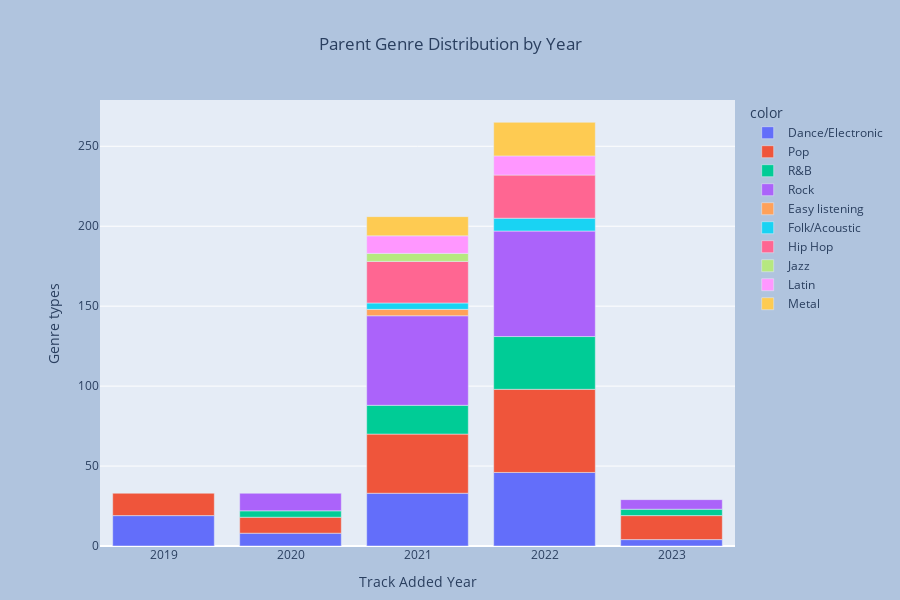

Notebook source saved alongside this figure:
### Code cell
t = playlist.groupby([playlist['Added_At'].dt.year, 'Parent_Genre'])['Song'].count().reset_index().query("Song > 3")

px.bar(x=t.Added_At, y=t.Song, color=t.Parent_Genre).update_layout(
                  title_text="Parent Genre Distribution by Year",
                  title_x=0.5,
                  yaxis_title='Genre types',
                  xaxis_title='Track Added Year',
                  paper_bgcolor="LightSteelBlue",
                  height=600,
                  margin=dict(l=100, r=150, t=100, b=20)
)

### Figure 1 — Plotly figure (JSON) as saved in the notebook; plotly's stock layout.template omitted (floating-point values rounded to 4 significant figures)
{"data": [{"alignmentgroup": "True", "hovertemplate": "color=Dance/Electronic<br>x=%{x}<br>y=%{y}<extra></extra>", "legendgroup": "Dance/Electronic", "marker": {"color": "#636efa", "pattern": {"shape": ""}}, "name": "Dance/Electronic", "offsetgroup": "Dance/Electronic", "orientation": "v", "showlegend": true, "textposition": "auto", "type": "bar", "x": [2019, 2020, 2021, 2022, 2023], "xaxis": "x", "y": [19, 8, 33, 46, 4], "yaxis": "y"}, {"alignmentgroup": "True", "hovertemplate": "color=Pop<br>x=%{x}<br>y=%{y}<extra></extra>", "legendgroup": "Pop", "marker": {"color": "#EF553B", "pattern": {"shape": ""}}, "name": "Pop", "offsetgroup": "Pop", "orientation": "v", "showlegend": true, "textposition": "auto", "type": "bar", "x": [2019, 2020, 2021, 2022, 2023], "xaxis": "x", "y": [14, 10, 37, 52, 15], "yaxis": "y"}, {"alignmentgroup": "True", "hovertemplate": "color=R&B<br>x=%{x}<br>y=%{y}<extra></extra>", "legendgroup": "R&B", "marker": {"color": "#00cc96", "pattern": {"shape": ""}}, "name": "R&B", "offsetgroup": "R&B", "orientation": "v", "showlegend": true, "textposition": "auto", "type": "bar", "x": [2020, 2021, 2022, 2023], "xaxis": "x", "y": [4, 18, 33, 4], "yaxis": "y"}, {"alignmentgroup": "True", "hovertemplate": "color=Rock<br>x=%{x}<br>y=%{y}<extra></extra>", "legendgroup": "Rock", "marker": {"color": "#ab63fa", "pattern": {"shape": ""}}, "name": "Rock", "offsetgroup": "Rock", "orientation": "v", "showlegend": true, "textposition": "auto", "type": "bar", "x": [2020, 2021, 2022, 2023], "xaxis": "x", "y": [11, 56, 66, 6], "yaxis": "y"}, {"alignmentgroup": "True", "hovertemplate": "color=Easy listening<br>x=%{x}<br>y=%{y}<extra></extra>", "legendgroup": "Easy listening", "marker": {"color": "#FFA15A", "pattern": {"shape": ""}}, "name": "Easy listening", "offsetgroup": "Easy listening", "orientation": "v", "showlegend": true, "textposition": "auto", "type": "bar", "x": [2021], "xaxis": "x", "y": [4], "yaxis": "y"}, {"alignmentgroup": "True", "hovertemplate": "color=Folk/Acoustic<br>x=%{x}<br>y=%{y}<extra></extra>", "legendgroup": "Folk/Acoustic", "marker": {"color": "#19d3f3", "pattern": {"shape": ""}}, "name": "Folk/Acoustic", "offsetgroup": "Folk/Acoustic", "orientation": "v", "showlegend": true, "textposition": "auto", "type": "bar", "x": [2021, 2022], "xaxis": "x", "y": [4, 8], "yaxis": "y"}, {"alignmentgroup": "True", "hovertemplate": "color=Hip Hop<br>x=%{x}<br>y=%{y}<extra></extra>", "legendgroup": "Hip Hop", "marker": {"color": "#FF6692", "pattern": {"shape": ""}}, "name": "Hip Hop", "offsetgroup": "Hip Hop", "orientation": "v", "showlegend": true, "textposition": "auto", "type": "bar", "x": [2021, 2022], "xaxis": "x", "y": [26, 27], "yaxis": "y"}, {"alignmentgroup": "True", "hovertemplate": "color=Jazz<br>x=%{x}<br>y=%{y}<extra></extra>", "legendgroup": "Jazz", "marker": {"color": "#B6E880", "pattern": {"shape": ""}}, "name": "Jazz", "offsetgroup": "Jazz", "orientation": "v", "showlegend": true, "textposition": "auto", "type": "bar", "x": [2021], "xaxis": "x", "y": [5], "yaxis": "y"}, {"alignmentgroup": "True", "hovertemplate": "color=Latin<br>x=%{x}<br>y=%{y}<extra></extra>", "legendgroup": "Latin", "marker": {"color": "#FF97FF", "pattern": {"shape": ""}}, "name": "Latin", "offsetgroup": "Latin", "orientation": "v", "showlegend": true, "textposition": "auto", "type": "bar", "x": [2021, 2022], "xaxis": "x", "y": [11, 12], "yaxis": "y"}, {"alignmentgroup": "True", "hovertemplate": "color=Metal<br>x=%{x}<br>y=%{y}<extra></extra>", "legendgroup": "Metal", "marker": {"color": "#FECB52", "pattern": {"shape": ""}}, "name": "Metal", "offsetgroup": "Metal", "orientation": "v", "showlegend": true, "textposition": "auto", "type": "bar", "x": [2021, 2022], "xaxis": "x", "y": [12, 21], "yaxis": "y"}], "layout": {"barmode": "relative", "height": 600, "legend": {"title": {"text": "color"}, "tracegroupgap": 0}, "margin": {"b": 20, "l": 100, "r": 150, "t": 100}, "paper_bgcolor": "LightSteelBlue", "title": {"text": "Parent Genre Distribution by Year", "x": 0.5}, "xaxis": {"anchor": "y", "domain": [0, 1], "title": {"text": "Track Added Year"}}, "yaxis": {"anchor": "x", "domain": [0, 1], "title": {"text": "Genre types"}}}}
